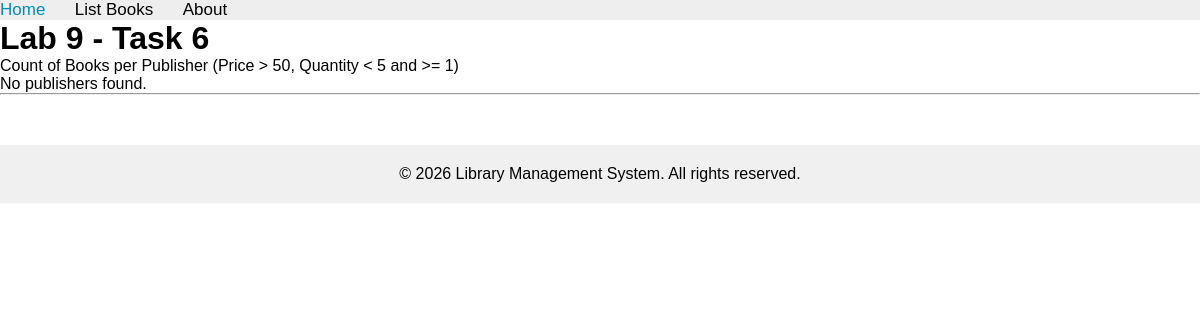
The app's page /books/lab9/task6, older data.
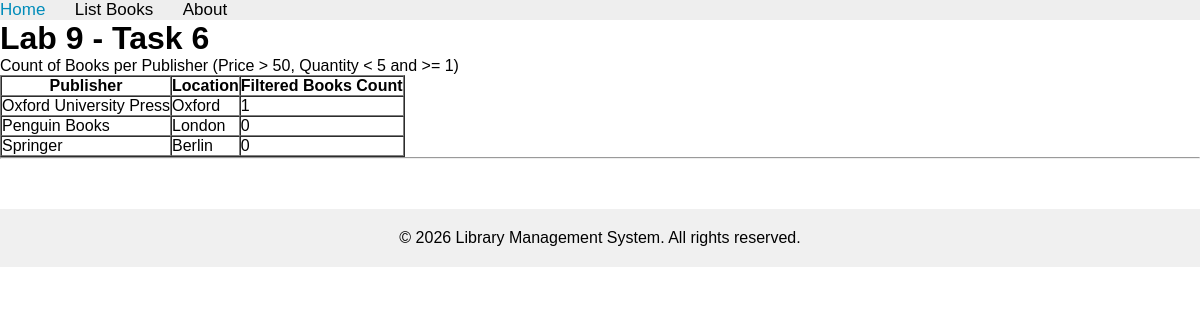
The same page, newer data.
### apps/bookmodule/models.py (models this page shows, shortened)
class Publisher(models.Model):
    name = models.CharField(max_length=200)
    location = models.CharField(max_length=300)

### apps/bookmodule/views.py (the view)
# urls.py: path('lab9/task6', views.lab9_task6, name="books.lab9_task6"),
def lab9_task6(request):
    publishers = Publisher.objects.annotate(
        filtered_book_count=Count(
            'books',
            filter=Q(books__price__gt=50) & Q(books__quantity__lt=5) & Q(books__quantity__gte=1)
        )
    ).order_by('name')
    return render(request, 'bookmodule/lab9_task6.html', {'publishers': publishers})

### apps/templates/bookmodule/lab9_task6.html (shortened to what this page needs)
{% extends "layouts/base.html" %}
{% block content %}
<h1>Lab 9 - Task 6</h1>
<p>Count of Books per Publisher (Price > 50, Quantity < 5 and >= 1)</p>
{% if publishers %}
    <table border="1" cellpadding="8" cellspacing="0">
        <tr>
            <th>Publisher</th>
            <th>Location</th>
            <th>Filtered Books Count</th>
        </tr>
        {% for pub in publishers %}
            <tr>
                <td>{{ pub.name }}</td>
                <td>{{ pub.location }}</td>
                <td>{{ pub.filtered_book_count|default:0 }}</td>
            </tr>
        {% endfor %}
    </table>
{% else %}
    <p>No publishers found.</p>
{% endif %}
{% endblock content %}

Row changes from the older to the newer data that the page shows:
added Publisher: name "Oxford University Press", location "Oxford", filtered_book_count "1"
added Publisher: name "Penguin Books", location "London", filtered_book_count "0"
added Publisher: name "Springer", location "Berlin", filtered_book_count "0"
Text that changed along with them:
text no longer shown: "No publishers found."
text now shown: "Publisher Location Filtered Books Count"
